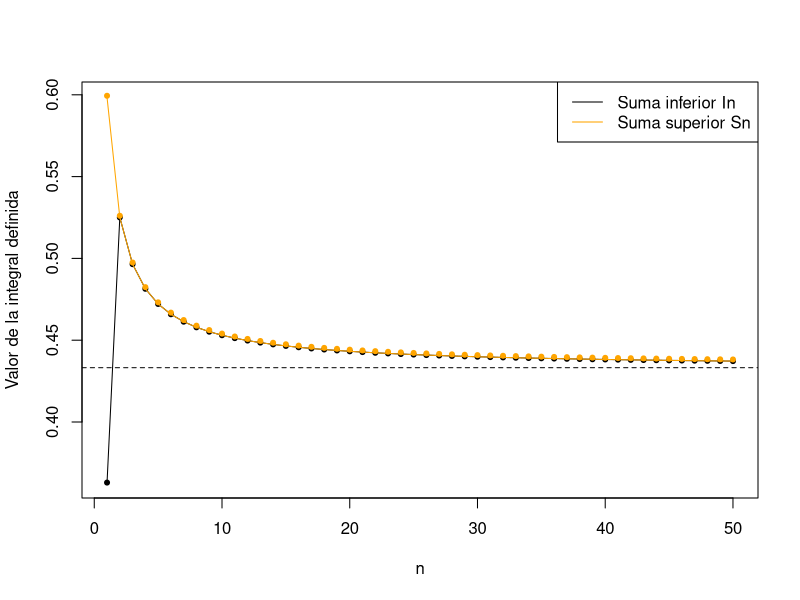
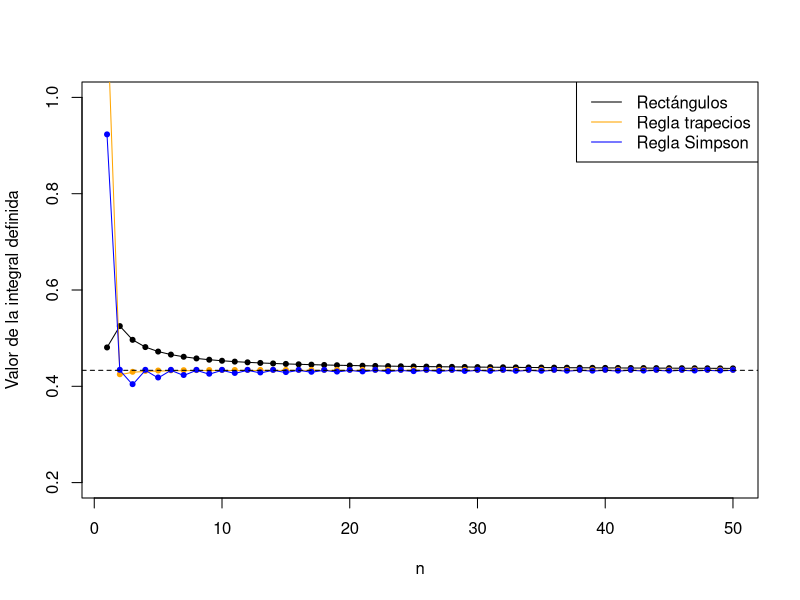
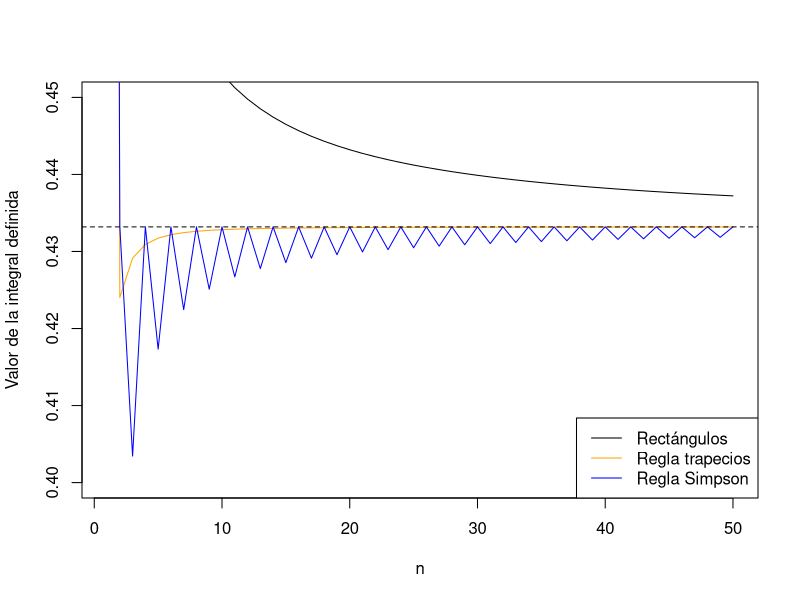

R code for these plots, in order:
## ---- chunk 1

integral_definida <- function(funcion,a,b,n,aprox='rect'){

  interv <- (b-a)/n
  
  seg <- seq(from=a,to=b,by=interv)
  
  if (aprox=='trap'){
    
    strt_end <- c(funcion(seg[1]),funcion(seg[n+1]))
    mid <- 2*funcion(seg[2:n])
    
    return(( (b-a)/(2*n) )*sum(strt_end,mid))
  }
  else if (aprox=='simp'){
    
    strt_end <- c(funcion(seg[1]),funcion(seg[n+1]))
    seg_cut <- seg[2:n]
    
    indices <- 1:length(seg_cut)
    mid <- c(4*funcion(seg_cut[indices%%2 != 0]),
             2*funcion(seg_cut[indices%%2 == 0]))
    
    return(( (b-a)/(3*n) )*sum(strt_end,mid))
  }
  else{
    
    In <- double(1)
    Sn <- double(1)
  
    for (i in 1:n){
      fmi <- min(funcion(seg[i]:seg[i+1]))
      In <- In+fmi*interv
      fMi <- max(funcion(seg[i]:seg[i+1]))
      Sn <- Sn+fMi*interv
    }
    return(list(In=In,Sn=Sn))
  }
}

integral_definida(dnorm,0,1.5,10)
## ---- chunk 2
pnorm(1.5)-pnorm(0)
## ---- chunk 3

vector_In <- double(0)
vector_Sn <- double(0)

for (n in 1:100){
  vector_In <- append(vector_In,integral_definida(dnorm,0,1.5,n)$In)
  vector_Sn <- append(vector_Sn,integral_definida(dnorm,0,1.5,n)$Sn)
}

df <- data.frame(n=1:100,
           Suma_inf=vector_In,
           Suma_sup=vector_Sn)
tail(df)
## ---- chunk 4
plot(1:50,vector_In[1:50],pch=20,
     ylim=c(min(vector_In),max(vector_Sn)),
     xlab='n',
     ylab='Valor de la integral definida')
lines(1:50,vector_In[1:50])

points(1:50,vector_Sn[1:50]+0.001,pch=20,col='orange')
lines(1:50,vector_Sn[1:50],col='orange')

abline(h=pnorm(1.5)-pnorm(0),lty=2)
legend('topright',legend=c('Suma inferior In','Suma superior Sn'),
       col=c("black", "orange"),lty=1)

## ---- chunk 5
vector_trap <- double(0)
vector_simp <- double(0)

for (n in 1:100){
  vector_trap <- append(vector_trap,integral_definida(dnorm,0,1.5,n,aprox='trap'))
  vector_simp <- append(vector_simp,integral_definida(dnorm,0,1.5,n,aprox='simp'))
}

vector_rect <- colMeans(matrix(rbind(vector_In,vector_Sn),nrow=2))

plot(1:50,vector_rect[1:50],pch=20,
     ylim=c(0.2,1),
     xlab='n',
     ylab='Valor de la integral definida')
lines(1:50,vector_rect[1:50])

points(1:50,vector_trap[1:50]+0.001,pch=20,col='orange')
lines(1:50,vector_trap[1:50],col='orange')

points(1:50,vector_simp[1:50]+0.001,pch=20,col='blue')
lines(1:50,vector_simp[1:50],col='blue')

abline(h=pnorm(1.5)-pnorm(0),lty=2)
legend('topright',legend=c('Rectángulos','Regla trapecios','Regla Simpson'),
       col=c("black", "orange","blue"),lty=1)
## ---- chunk 6
plot(1:50,vector_rect[1:50],'l',
     ylim=c(0.4,0.45),
     xlab='n',
     ylab='Valor de la integral definida')
#lines(1:50,vector_rect[1:50])

#points(1:50,vector_trap[1:50],pch=20,col='orange')
lines(1:50,vector_trap[1:50],col='orange')

#points(1:50,vector_simp[1:50]+0.001,pch=20,col='blue')
lines(1:50,vector_simp[1:50],col='blue')

abline(h=pnorm(1.5)-pnorm(0),lty=2)
legend('bottomright',legend=c('Rectángulos','Regla trapecios','Regla Simpson'),
       col=c("black", "orange","blue"),lty=1)
